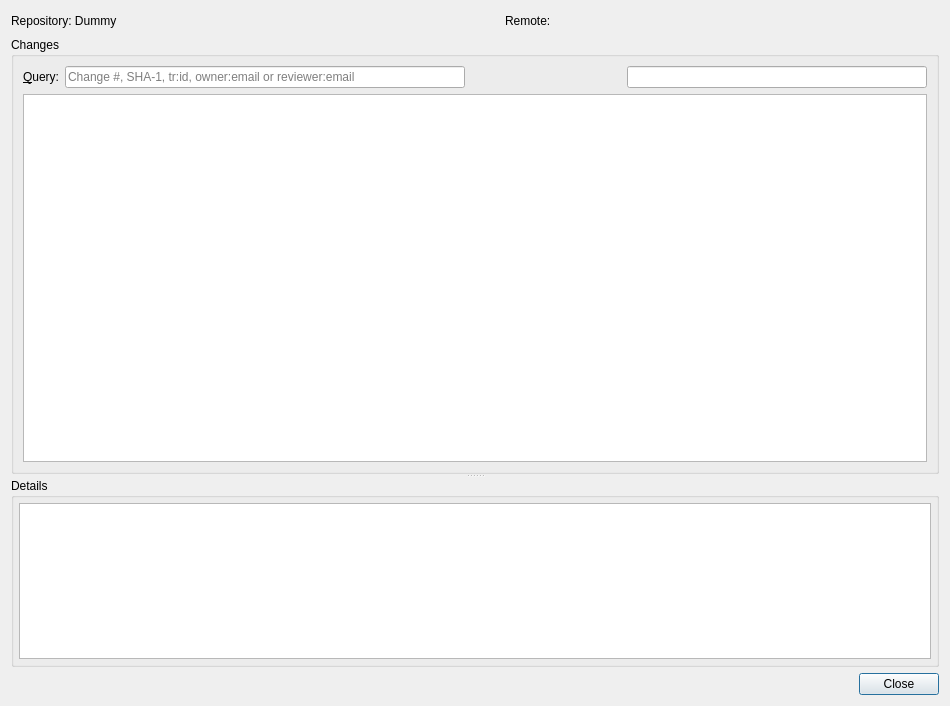
<?xml version="1.0" encoding="UTF-8"?>
<ui version="4.0">
 <class>Gerrit::Internal::GerritDialog</class>
 <widget class="QDialog" name="Gerrit::Internal::GerritDialog">
  <property name="geometry">
   <rect>
    <x>0</x>
    <y>0</y>
    <width>950</width>
    <height>706</height>
   </rect>
  </property>
  <property name="windowTitle">
   <string>Gerrit</string>
  </property>
  <layout class="QVBoxLayout" name="verticalLayout">
   <item>
    <layout class="QHBoxLayout" name="horizontalLayout">
     <item>
      <widget class="QLabel" name="repositoryLabel">
       <property name="sizePolicy">
        <sizepolicy hsizetype="Fixed" vsizetype="Preferred">
         <horstretch>0</horstretch>
         <verstretch>0</verstretch>
        </sizepolicy>
       </property>
       <property name="text">
        <string notr="true">Repository: Dummy</string>
       </property>
      </widget>
     </item>
     <item>
      <spacer name="horizontalSpacer_2">
       <property name="orientation">
        <enum>Qt::Horizontal</enum>
       </property>
       <property name="sizeHint" stdset="0">
        <size>
         <width>40</width>
         <height>20</height>
        </size>
       </property>
      </spacer>
     </item>
     <item>
      <widget class="QLabel" name="remoteLabel">
       <property name="text">
        <string>Remote:</string>
       </property>
      </widget>
     </item>
     <item>
      <widget class="Gerrit::Internal::GerritRemoteChooser" name="remoteComboBox" native="true">
       <property name="sizePolicy">
        <sizepolicy hsizetype="MinimumExpanding" vsizetype="Fixed">
         <horstretch>0</horstretch>
         <verstretch>0</verstretch>
        </sizepolicy>
       </property>
       <property name="minimumSize">
        <size>
         <width>40</width>
         <height>0</height>
        </size>
       </property>
      </widget>
     </item>
    </layout>
   </item>
   <item>
    <widget class="QWidget" name="widget" native="true">
     <layout class="QVBoxLayout" name="verticalLayout_2">
      <property name="leftMargin">
       <number>0</number>
      </property>
      <property name="topMargin">
       <number>0</number>
      </property>
      <property name="rightMargin">
       <number>0</number>
      </property>
      <property name="bottomMargin">
       <number>0</number>
      </property>
      <item>
       <widget class="QSplitter" name="splitter">
        <property name="orientation">
         <enum>Qt::Vertical</enum>
        </property>
        <property name="childrenCollapsible">
         <bool>false</bool>
        </property>
        <widget class="QGroupBox" name="changesGroup">
         <property name="sizePolicy">
          <sizepolicy hsizetype="Preferred" vsizetype="Preferred">
           <horstretch>0</horstretch>
           <verstretch>2</verstretch>
          </sizepolicy>
         </property>
         <property name="minimumSize">
          <size>
           <width>0</width>
           <height>350</height>
          </size>
         </property>
         <property name="title">
          <string>Changes</string>
         </property>
         <layout class="QVBoxLayout" name="verticalLayout_3">
          <item>
           <layout class="QHBoxLayout" name="filterLayout">
            <item>
             <widget class="QLabel" name="queryLabel">
              <property name="text">
               <string>&amp;Query:</string>
              </property>
              <property name="buddy">
               <cstring>queryLineEdit</cstring>
              </property>
             </widget>
            </item>
            <item>
             <widget class="Utils::FancyLineEdit" name="queryLineEdit">
              <property name="sizePolicy">
               <sizepolicy hsizetype="Fixed" vsizetype="Fixed">
                <horstretch>0</horstretch>
                <verstretch>0</verstretch>
               </sizepolicy>
              </property>
              <property name="minimumSize">
               <size>
                <width>400</width>
                <height>0</height>
               </size>
              </property>
              <property name="placeholderText">
               <string>Change #, SHA-1, tr:id, owner:email or reviewer:email</string>
              </property>
             </widget>
            </item>
            <item>
             <spacer name="horizontalSpacer">
              <property name="orientation">
               <enum>Qt::Horizontal</enum>
              </property>
              <property name="sizeHint" stdset="0">
               <size>
                <width>40</width>
                <height>20</height>
               </size>
              </property>
             </spacer>
            </item>
            <item>
             <widget class="Utils::FancyLineEdit" name="filterLineEdit">
              <property name="sizePolicy">
               <sizepolicy hsizetype="Fixed" vsizetype="Fixed">
                <horstretch>0</horstretch>
                <verstretch>0</verstretch>
               </sizepolicy>
              </property>
              <property name="minimumSize">
               <size>
                <width>300</width>
                <height>0</height>
               </size>
              </property>
             </widget>
            </item>
           </layout>
          </item>
          <item>
           <widget class="Utils::TreeView" name="treeView">
            <property name="minimumSize">
             <size>
              <width>600</width>
              <height>0</height>
             </size>
            </property>
            <property name="rootIsDecorated">
             <bool>false</bool>
            </property>
            <property name="uniformRowHeights">
             <bool>true</bool>
            </property>
            <property name="sortingEnabled">
             <bool>true</bool>
            </property>
           </widget>
          </item>
         </layout>
        </widget>
        <widget class="QGroupBox" name="detailsGroup">
         <property name="sizePolicy">
          <sizepolicy hsizetype="Preferred" vsizetype="Preferred">
           <horstretch>0</horstretch>
           <verstretch>1</verstretch>
          </sizepolicy>
         </property>
         <property name="minimumSize">
          <size>
           <width>0</width>
           <height>175</height>
          </size>
         </property>
         <property name="title">
          <string>Details</string>
         </property>
         <layout class="QVBoxLayout" name="verticalLayout_4">
          <property name="leftMargin">
           <number>5</number>
          </property>
          <property name="topMargin">
           <number>5</number>
          </property>
          <property name="rightMargin">
           <number>5</number>
          </property>
          <property name="bottomMargin">
           <number>5</number>
          </property>
          <item>
           <widget class="QTextBrowser" name="detailsBrowser">
            <property name="openExternalLinks">
             <bool>true</bool>
            </property>
           </widget>
          </item>
         </layout>
        </widget>
       </widget>
      </item>
     </layout>
    </widget>
   </item>
   <item>
    <widget class="QDialogButtonBox" name="buttonBox">
     <property name="orientation">
      <enum>Qt::Horizontal</enum>
     </property>
     <property name="standardButtons">
      <set>QDialogButtonBox::Close</set>
     </property>
    </widget>
   </item>
  </layout>
 </widget>
 <customwidgets>
  <customwidget>
   <class>Utils::FancyLineEdit</class>
   <extends>QLineEdit</extends>
   <header location="global">utils/fancylineedit.h</header>
  </customwidget>
  <customwidget>
   <class>Utils::TreeView</class>
   <extends>QTreeView</extends>
   <header location="global">utils/itemviews.h</header>
  </customwidget>
  <customwidget>
   <class>Gerrit::Internal::GerritRemoteChooser</class>
   <extends>QWidget</extends>
   <header location="global">git/gerrit/gerritremotechooser.h</header>
   <container>1</container>
  </customwidget>
 </customwidgets>
 <resources/>
 <connections>
  <connection>
   <sender>buttonBox</sender>
   <signal>accepted()</signal>
   <receiver>Gerrit::Internal::GerritDialog</receiver>
   <slot>accept()</slot>
   <hints>
    <hint type="sourcelabel">
     <x>248</x>
     <y>254</y>
    </hint>
    <hint type="destinationlabel">
     <x>157</x>
     <y>274</y>
    </hint>
   </hints>
  </connection>
  <connection>
   <sender>buttonBox</sender>
   <signal>rejected()</signal>
   <receiver>Gerrit::Internal::GerritDialog</receiver>
   <slot>reject()</slot>
   <hints>
    <hint type="sourcelabel">
     <x>316</x>
     <y>260</y>
    </hint>
    <hint type="destinationlabel">
     <x>286</x>
     <y>274</y>
    </hint>
   </hints>
  </connection>
 </connections>
</ui>
